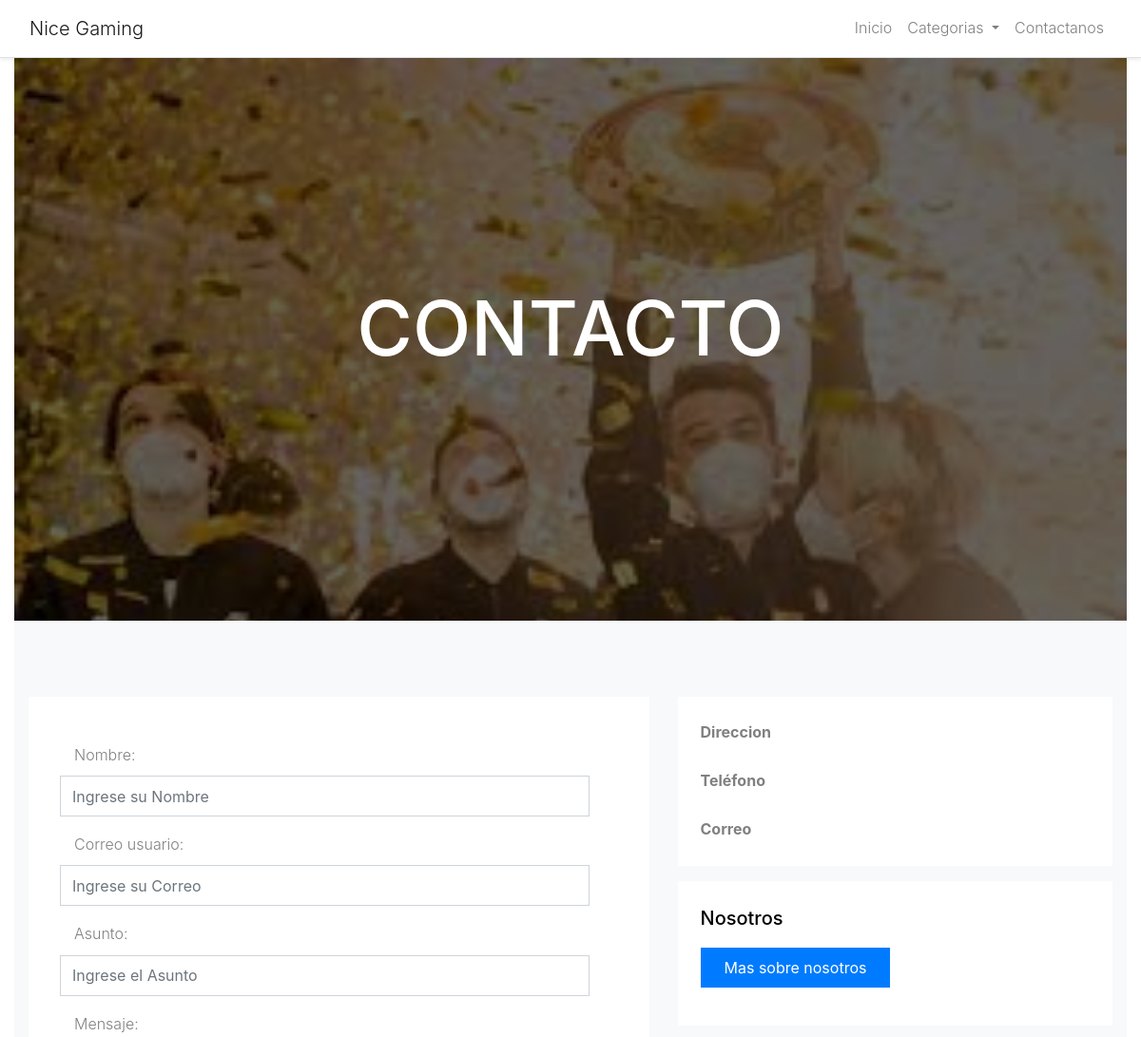
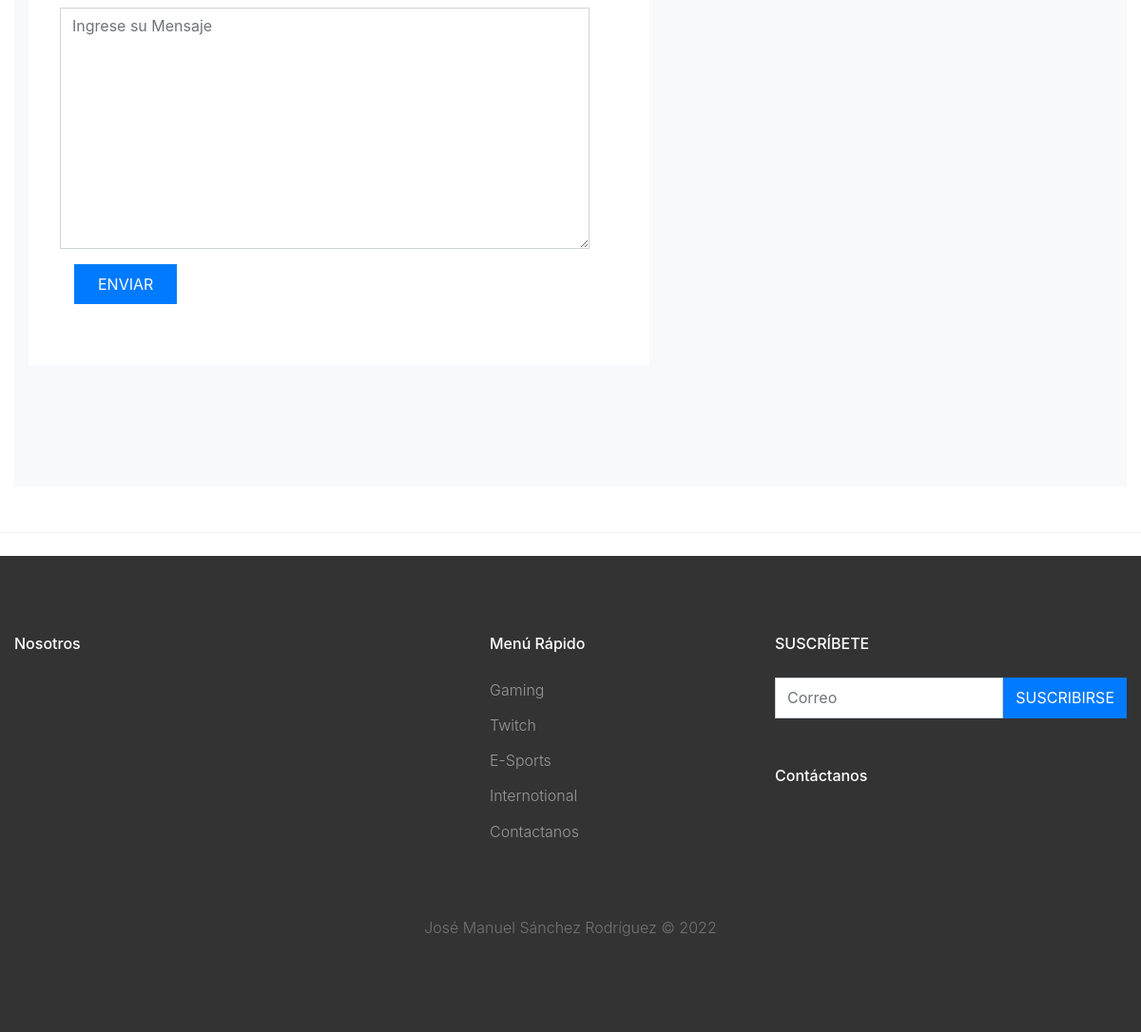
Before: /Contacto/ with the older database file (2 pictures, top to bottom).
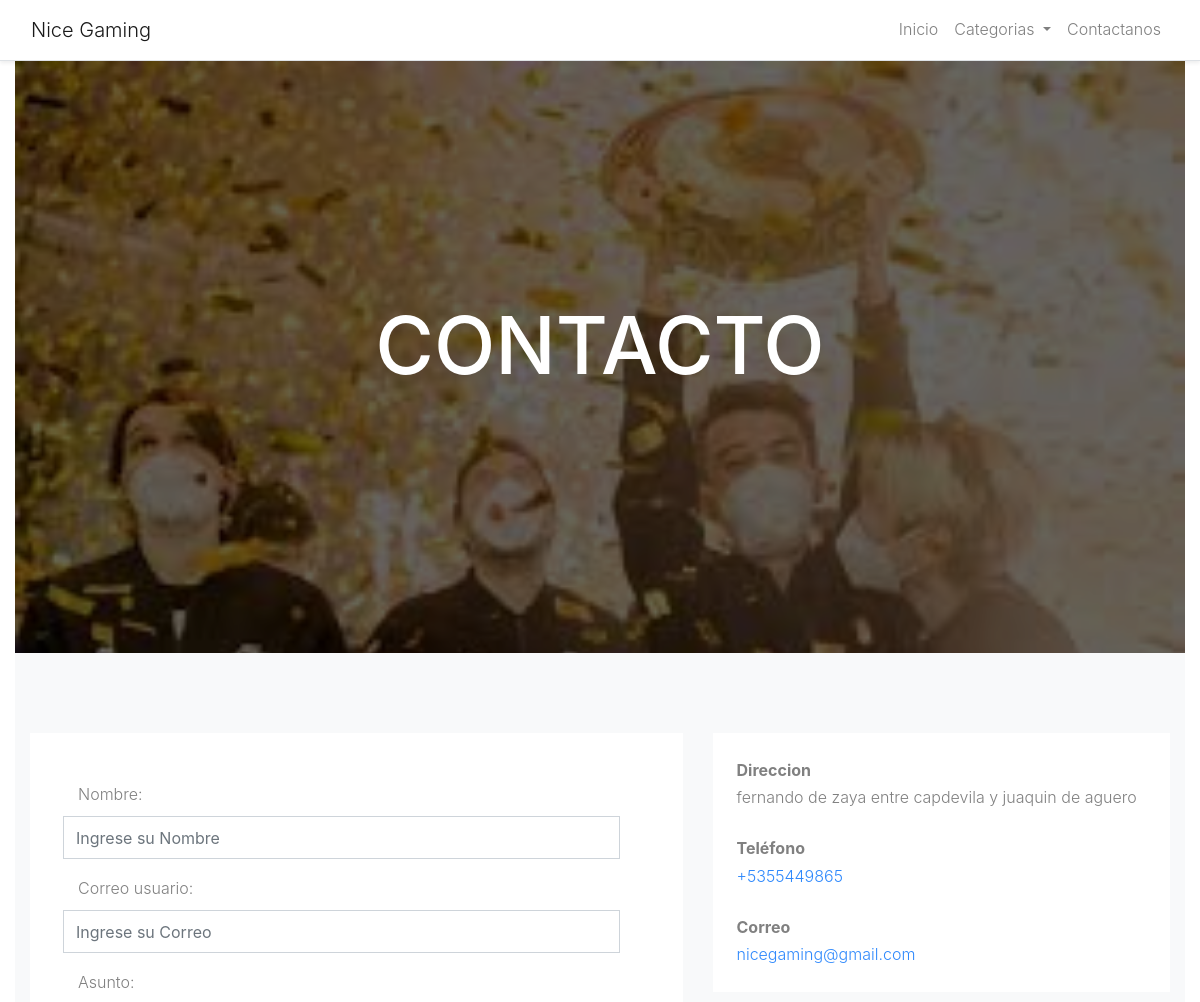
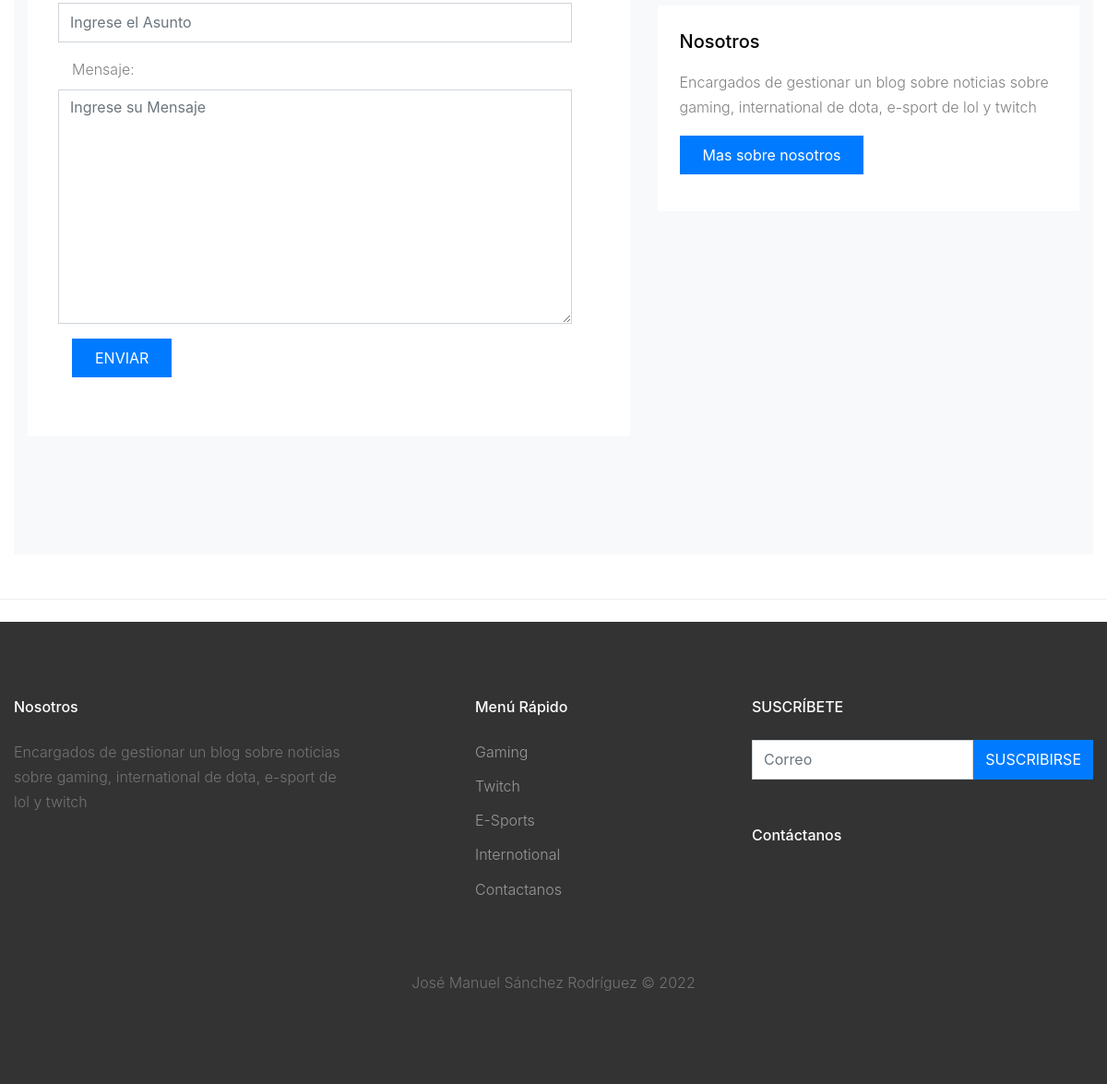
After: the same page with the newer database file (2 pictures, top to bottom).
### apps/publicaciones/models.py (models this page shows, shortened)
class ModeloBase(models.Model):
    id = models.AutoField(primary_key=True)
    estado = models.BooleanField('Estado', default=True)
    fecha_creacion = models.DateField('Fecha de creacion', auto_now=False, auto_now_add=True)
    fecha_modificacion = models.DateField('Fecha de creacion', auto_now=True, auto_now_add=False)
    fecha_eliminacion = models.DateField('Fecha de creacion', auto_now=True, auto_now_add=False)
    class Meta:
        abstract = True

class Informacion(ModeloBase):
    us = models.TextField('Nosotros')
    telefono = models.CharField('Telefono compañia', max_length=50)
    email = models.EmailField('Correo compañia', max_length=254)
    direccion = models.CharField('Direccion compañia', max_length=200)
    class Meta:
        verbose_name = 'Informacon'
        verbose_name_plural = 'Informaciones'

### apps/publicaciones/views.py (the view)
# urls.py: path('Contacto/', views.contactUs, name= 'formContact'),
def contactUs(request, *args, **kwargs):
    form = contactoForm
    response = {
        'socialLinks': obtenerRedes,
        'informacion': obtenerInformacion,
        'form': form,
    }
    return render(request, 'Contacto/contacto.html', response)

### apps/publicaciones/utils.py (called while the page is built)
def obtenerRedes():
    return RedesSociales.objects.filter(
        estado = True
    ).latest('fecha_creacion')

def obtenerInformacion():
    return Informacion.objects.filter(
        estado = True
    ).latest('fecha_creacion')

### apps/publicaciones/templates/Contacto/contacto.html (shortened to what this page needs)
{% extends "base.html" %}
{% block contenido %}
{% load static %}
<div class="site-cover site-cover-sm same-height overlay single-page" style="background-image: url( {% static '/img/descarga.jpg' %});">
    <div class="container">
      <div class="row same-height justify-content-center">
        <div class="col-md-12 col-lg-10">
          <div class="post-entry text-center">
            <h1 class="mb-4">CONTACTO</h1>
          </div>
        </div>
      </div>
    </div>
  </div>
  <div class="site-section bg-light">
    <div class="container">
      <div class="row">
        <div class="col-md-7 mb-5">
          <form method="post" class="p-5 bg-white" action=" {% url 'msgcontact' %} ">
            {{form}}
            <div class="row form-group">
              <div class="col-md-12">
                <button type="submit" class="btn btn-primary py-2 px-4 text-white">ENVIAR </button>
              </div>
            </div>
          </form>
        </div>
        <div class="col-md-5">
          <div class="p-4 mb-3 bg-white">
            <p class="mb-0 font-weight-bold">Direccion</p>
            <p class="mb-4">{{ informacion.direccion }}</p>
            <p class="mb-0 font-weight-bold">Teléfono</p>
            <p class="mb-4"><a href="#">{{ informacion.telefono }}</a></p>
            <p class="mb-0 font-weight-bold">Correo</p>
            <p class="mb-0"><a href="#">{{ informacion.email }}</a></p>
          </div>
          <div class="p-4 mb-3 bg-white">
            <h3 class="h5 text-black mb-3">Nosotros</h3>
            <p>{{ informacion.us }}</p>
            <p><a href="#" class="btn btn-primary px-4 py-2 text-white">Mas sobre nosotros</a></p>
          </div>
        </div>
      </div>
    </div>
  </div>
{% endblock %}

### apps/publicaciones/templates/base.html (shortened to what the changed rows need)
<!DOCTYPE html>
{%load static%}
<html>
  <head>
    <link rel="stylesheet" href="{% static 'css/magnific-popup.css' %}" />
    <link rel="stylesheet" href="{% static 'css/jquery-ui.css' %}" />
    <link
      rel="stylesheet"
      href="{% static 'css/owl.theme.default.min.css' %}"
    />
    <link rel="stylesheet" href="{% static 'font/icomoon/style.css' %}">
    <link
      href="{% static 'font/fontawesome-free/css/all.min.css' %}"
      rel="stylesheet"
      type="text/css"
    />
    <link
      href="{% static 'css/bootstrap.min.css' %}"
      rel="stylesheet"
      type="text/css"
    />
    <link
      href="{% static 'css/styles.css' %}"
      rel="stylesheet"
      type="text/css"
    />
    <link
      rel="stylesheet"
      href="{% static 'css/bootstrap-datetimepicker.min.css' %}"
    />
  </head>
  <body>
    <div class="container">
      {% block contenido %} {% endblock %}
    </div>
      <footer class="pt-4 mt-5  border-top">
        <div class="site-footer">
          <div class="container">
            <div class="row mb-5">
              <div class="col-md-4">
                <h3 class="footer-heading mb-4">Nosotros</h3>
                <p>{{ informacion.us}}</p>
              </div>
            </div>
          </div>
        </div>
      </footer>
  </body>
</html>

Changed rows visible on the page:
added Informacion: direccion "fernando de zaya entre capdevila y juaquin de aguero", telefono "+5355449865", email "nicegaming@gmail.com", us "Encargados de gestionar un blog sobre noticias sobre gaming, international de dota, e-sport de lol y twitch"
